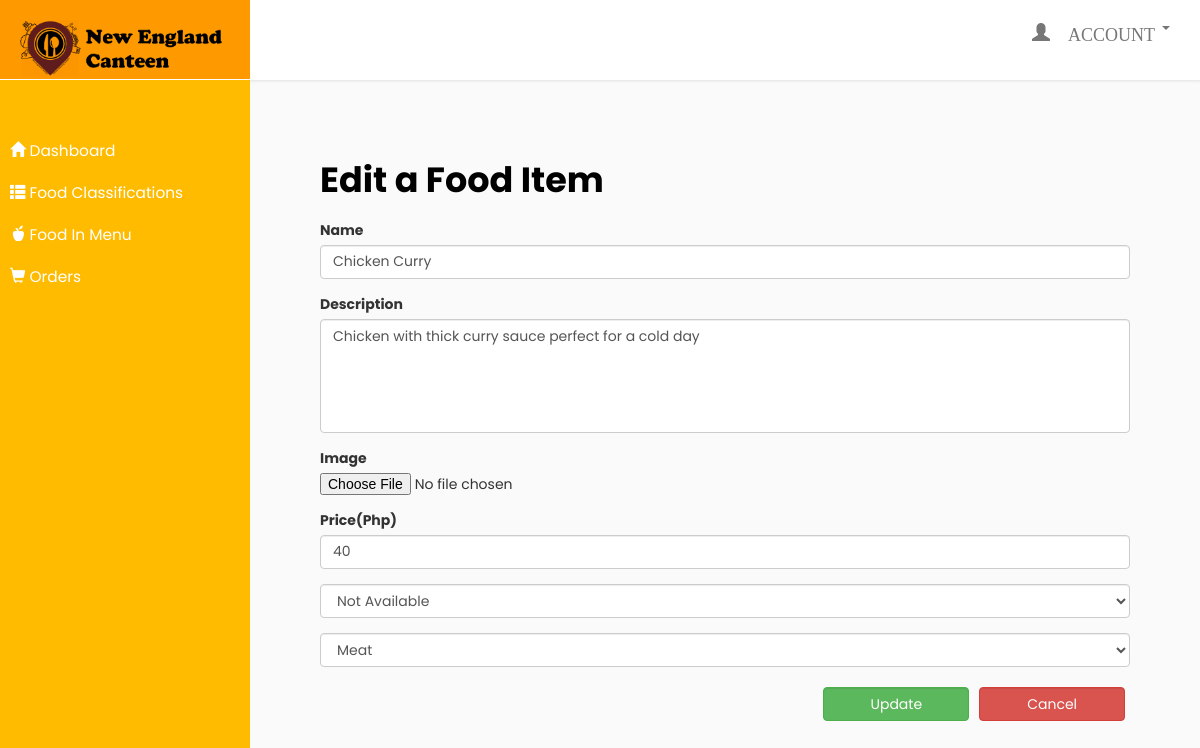
Page /admin/NecFoodItemsEdit.php?id=1 (signed in) on the committed database.
### tables this page shows
CREATE TABLE `tbl_fooditem` (
  `fooditemID` int(11) NOT NULL,
  `fooditemName` varchar(55) NOT NULL,
  `fooditemDescription` varchar(55) DEFAULT NULL,
  `fooditemAvailability` tinyint(2) NOT NULL,
  `fooditemPicture` longblob NOT NULL,
  `fooditemPrice` double NOT NULL,
  `foodclassName` varchar(55) NOT NULL
);

### admin/NecFoodItemsEdit.php (the view, shortened to what this page needs)
<?php
 include("connectionString.php");
      ?>
<html>
<head>
	<link rel="stylesheet" href="css/bootstrap.min.css">
	<link rel="stylesheet" href="admincss/TVAdminSideBar.css">
	<link rel="stylesheet" href="https://cdnjs.cloudflare.com/ajax/libs/malihu-custom-scrollbar-plugin/3.1.5/jquery.mCustomScrollbar.min.css">
</head>
<body>
	<div class="wrapper">
		<?php
		include 'NecSidebar.php';
		?>
		<?php
		$ID = $_GET['id'];
		$result = mysqli_query($connect, "SELECT * FROM tbl_fooditem WHERE fooditemID= '$ID'");
		while($res = mysqli_fetch_array($result))
		{
			$txtbxFoodItemName = $res['fooditemName'];
			$txtbxFoodItemDescription = $res['fooditemDescription'];
			$txtbxFoodItemAvailability = $res['fooditemAvailability'];
			$txtbxFoodClassName = $res['foodclassName'];
			$txtbxFoodItemPrice = $res['fooditemPrice'];
		}
		?>
		<div id="content">
			<div class="modal-body" style="padding:70px;">
				<form method="post" enctype="multipart/form-data">
					<p style="font-size: 35px; color: #000;">
						<strong>Edit a Food Item</strong>
					</p>
					<div class="form-group">
						<label>Name</label>
						<input required
						style="text-transform:capitalize;"
						type="text"
						name="txtbxName"
						value="<?php echo $txtbxFoodItemName; ?>"
						class="form-control">
					</div>
					<div class="form-group">
						<label>Description</label>
						<textarea required
						rows=5
						style="resize:none"
						id="text"
						name="txtbxDescription"
						class="form-control"><?php echo $txtbxFoodItemDescription; ?></textarea>
					</div>
					<div class="form-group">
						<label>Image</label>
						<input type="file" name="imgDestinationImage" accept="image/x-png,image/gif,image/jpeg" required>
					</div>
					<div class="form-group">
						<label>Price(Php)</label>
						<input type="number" placeholder="0.00" required step="0.01" pattern="^\d+(?:\.\d{1,2})?$" name="txtbxPrice" value="<?php echo $txtbxFoodItemPrice; ?>"  class="form-control">
					</div>
					<?php
					$fooditemAvailability = $txtbxFoodItemAvailability;
                    if ($fooditemAvailability = 0) {
                        $fooditemAvailability = "Available";
                    }
                    else if ($fooditemAvailability = 1) {
                        $fooditemAvailability = "Not Available";
                    }
					?>
					<div class="form-group">
						<select name = "availability" class="form-control">
							<option value="<?php echo $txtbxFoodItemAvailability ?>"><?php echo $fooditemAvailability; ?></option>
						</select>
					</div>
					<div class="form-group">
						<select name="Select1" class="form-control">
							<option value="<?php echo $txtbxFoodClassName; ?>"  selected><?php echo $txtbxFoodClassName; ?></option>
						</select>
					</div>
					<tr>
						<a href="NecFoodItems.php" type="btn" name="btnCancel" class="form-control pull-right btn-danger" style="width:18%; text-align:center; margin:5px;">Cancel</a>
						<input type="submit" name="btnUpdate" value="Update" class="form-control pull-right btn-success" style="width:18%;  margin:5px;">
					</tr>
				</div>
		</div>
	</div>
</body>
</html>

### admin/admincss/TVAdminSideBar.css (style rules this page uses)
body { font-family: 'Poppins', sans-serif; background: #fafafa; }
p { font-family: 'Poppins', sans-serif; font-size: 1.1em; font-weight: 300; line-height: 1.7em; color: #999; }
a, a:hover, a:focus { color: inherit; text-decoration: none; transition: all 0.3s; }
#content { width: calc(100% - 250px); min-height: 100vh; transition: all 0.3s; position: absolute; top: 0; right: 0; margin-top: 80px; }

### rows in the picture
tbl_fooditem: txtbxName "Chicken Curry", txtbxDescription "Chicken with thick curry sauce perfect for a cold day", txtbxPrice "40", Select1 "Meat"

### other values in the picture
form field availability "Not Available"
